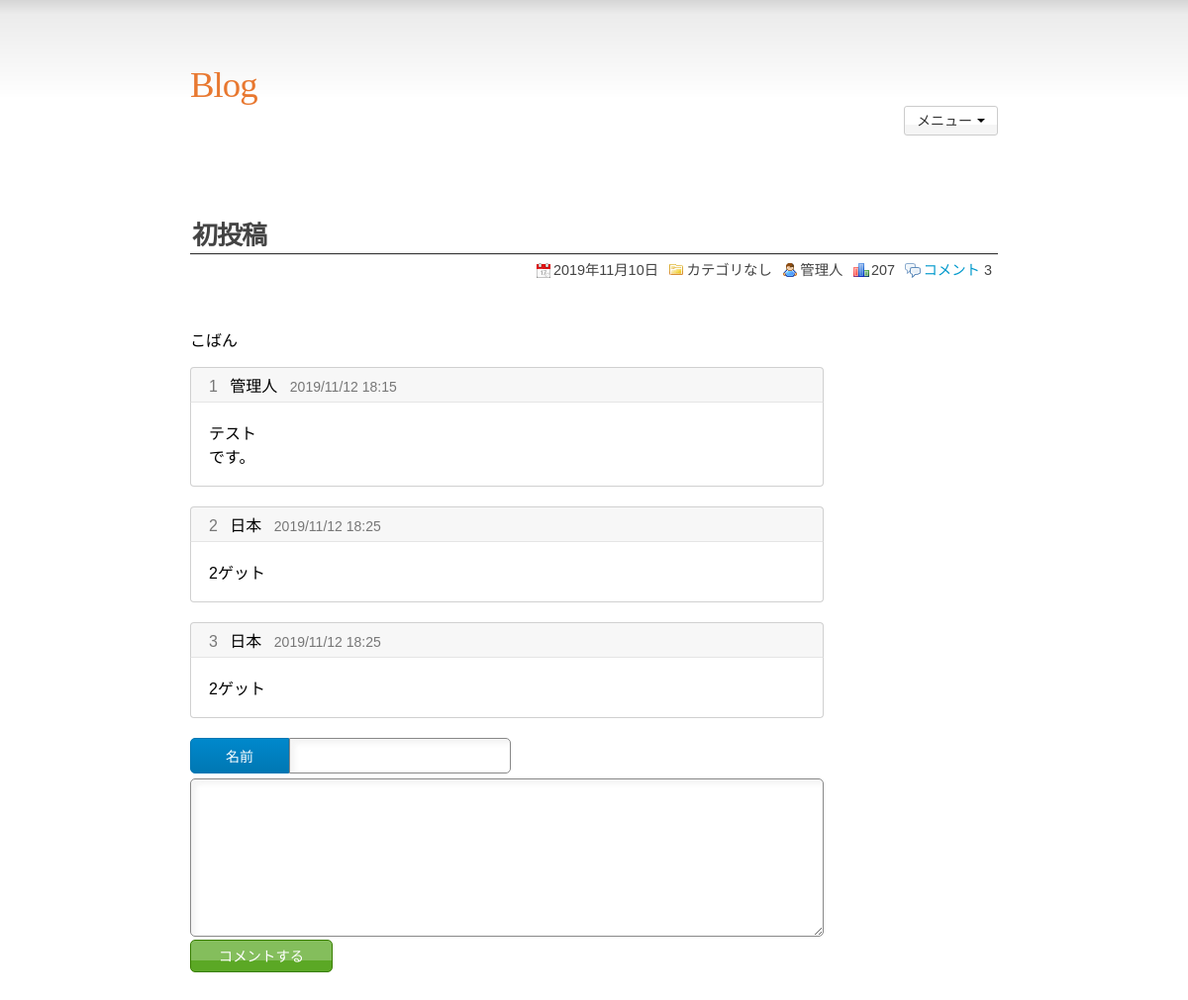
Screenshot of /?action=entry&id=1 with the database file from the repository.
### tables this page shows
CREATE TABLE "comment" ("id" integer primary key autoincrement,"entry_id" integer not null,"name" text not null,"body" text not null,"ip" text,"time" integer not null,"evaluate" text,"memo" text);

### app/blog.php (called while the page is built, shortened)
<?php
class blog{
    function __construct(){
        $this->app    = __DIR__;
        $this->action = request::get('action') ?? 'index';
        $blog = $this;
        $db   = new db("$this->app/data/blog.db", 'blog');
    }
    function go(string $file){
        include $file;
        exit;
    }
}

### app/setting.php (called while the page is built, shortened)
<?php
$blog->password = "1";
$blog->home = "http://127.0.0.1/blog/";
$blog->title = "Blog";
$blog->admin = "管理人";
$blog->asset = "{$blog->home}asset";
$blog->is_admin = password_verify($blog->password, request::cookie('p'));

### app/parts/comment.php (the view, shortened to what this page needs)
<?php
global $blog, $db;
print '<aside class="comment" id="comment">';
foreach($db('comment')->query("select * from comment where entry_id = $blog->id") as $i => $v){
    $i++;
    $v->name = html::e($v->name);
    $v->body = html::e($v->body);
    $v->body = nl2br($v->body, false);
    $v->time = date('Y/m/d H:i', $v->time);
    print <<<END
      <article id="comment-$v->id" data-id="$v->id">
        <header>
          <a class="comment-no" href="$blog->home?action=entry&id=$blog->id#comment-$v->id">$i</a>
          <span class="comment-name">$v->name</span>
          <time class="comment-time">$v->time</time>
          <span class="comment-delete"></span>
        </header>
        <p>$v->body</p>
      </article>
    END;
}
print <<<END
  <form action="?action=comment_create" method="POST">
    <div><label>名前</label><input type="text" name="name" value=""></div>
    <textarea name="body"></textarea>
    <input type="submit" value="コメントする">
    <input type="hidden" name="id" value="$blog->id">
  </form>
</aside>
END;

### index.php (shortened to what this page needs)
<?php
include 'app/function.php';
include 'app/blog.php';
include 'app/setting.php';
switch($blog->action){
    case 'entry'             : $blog->go('app/action/entry.php');
}

### app/action/entry.php (shortened to what this page needs)
<?php
$blog->id = (int)request::get('id');
$entry    = $db->select($blog->id);
$entry->title       = html::e($entry->title);
$entry->create_time = date('Y年m月d日', $entry->create_time);
$entry->category    = str::shift($entry->category, "\n");
$entry->category    = $entry->category ? str::f('<a href="%s?action=category&category=%u">%h</a>', $blog->home, $entry->category, $entry->category) : 'カテゴリなし';
print new template(<<<END
<!DOCTYPE html>
<html lang="ja">
<head>
  <meta charset="utf-8">
  <meta name="viewport" content="width=device-width">
  <title>$blog->title</title>
  <link rel="alternate" type="application/atom+xml" href="$blog->home?action=feed">
  <link rel="canonical" href="$blog->home?action=entry&id=$blog->id">
  <link rel="stylesheet" href="$blog->asset/css/entry.css">
</head>
<body>
{{header.php}}
{{menu.php}}
<article class="article" id="article-$blog->id">
  <header>
  <h1><a href="$blog->home?action=entry&id=$blog->id">$entry->title</a></h1>
  <ul>
    <li class="article-date">$entry->create_time</li>
    <li class="article-category">$entry->category</li>
    <li class="article-author">$blog->admin</li>
    <li class="article-pageview">$entry->pageview</li>
    <li class="article-comment"><a href="#comment">コメント</a> $entry->comment_count</li>
  </ul>
  </header>
  <div class="contents">
    $entry->body
  </div>
</article>
{{comment.php}}
</body>
</html>
END);

### app/parts/header.php
<?php
global $blog;
print <<<END
<header id="header">
  <h1><a href="$blog->home">$blog->title</a></h1>
</header>
END;
$head = <<<'END'
<style>
#header > h1{
    color: #e87830;
    font-size: 2.3rem;
    font-family: Georgia, 'Times New Roman', Times, sans-serif;
    font-weight: normal;
    letter-spacing: -1px;
    margin: 0;
}
#header a{
    text-decoration: none;
}
#header a:link{
    color: #e87830;
}
#header a:visited{
    color: #e87830;
}
#header a:hover{
    color: #cc0000;
}
</style>
END;

### app/parts/menu.php
<?php
global $blog;
$user = <<<'END'
<nav class="menu">
<button>メニュー</button>
<ul>
  <li><a href="./">ホーム</a></li>
  <li><a href="?action=category_list">カテゴリ一覧</a></li>
  <li><a href="?action=search_form">記事検索</a></li>
  <li class="menu-sub"><a>最近見た記事</a>
    <ul>
      <li><a>(なし)</a></li>
    </ul>
  </li>
  <li></li>
  <li><a href="?action=login_form">ログイン</a></li>
</ul>
</nav>
END;
$admin = <<<'END'
<nav class="menu">
<button>メニュー</button>
<ul>
  <li><a href="./">ホーム</a></li>
  <li><a href="?action=category_list">カテゴリ一覧</a></li>
  <li><a href="?action=search_form">記事検索</a></li>
  <li class="menu-sub"><a>最近見た記事</a>
    <ul>
      <li><a>(なし)</a></li>
    </ul>
  </li>
  <li></li>
  <li><a href="?action=entry_create_form">新規投稿</a></li>
  <li><a href="?action=upload_yearly">アップロードリスト</a></li>
  <li><a href="?action=login_form">ログイン</a></li>
  <li><a href="?action=logout">ログアウト</a></li>
</ul>
</nav>
END;
print $blog->is_admin ? $admin : $user;
$body = <<<'END'
<script type="module">
const menu = document.querySelector('.menu > ul');
document.addEventListener('click', function(event){
    if(event.target === menu.previousElementSibling){
        menu.style.display = (menu.style.display === 'block') ? 'none' : 'block';
    }
    else if(!menu.contains(event.target)){
        menu.style.display = 'none';
    }
    else if(event.target.hasAttribute('href')){
        menu.style.display = 'none';
    }
});
</script>
END;
$head = <<<'END'
<style>
.menu{
    text-align: right;
    position: relative;
    user-select: none;
}
.menu > button{
    cursor: pointer;
    padding: 4px 12px;
    margin-bottom: 0;
    font-size: 14px;
    line-height: 20px;
    color: #333333;
    text-align: center;
    text-shadow: 0 1px 1px rgba(255, 255, 255, 0.75);
    vertical-align: middle;
    background-color: #f5f5f5;
    background: linear-gradient(to bottom, #fff 0%, #fff 66%, #f5f5f5 66%, #f5f5f5 100%);
    border: 1px solid #cccccc;
    border-radius: 3px;
}
.menu > button::after{
    display: inline-block;
    width: 0;
    height: 0;
    vertical-align: top;
    border: solid 4px transparent;
    border-top: solid 4px #000;
    margin-left: 5px;
    margin-top: 8px;
    content: '';
}
.menu ul{
    position: absolute;
    z-index: 3;
    min-width: 160px;
    margin: 0;
    padding: 5px 0;
    list-style: none;
    background-color: #fff;
    border: 1px solid #999;
    border-radius: 3px;
    box-shadow: 2px 2px 1px rgba(50, 50, 50, 0.1);
    display: none;
}
.menu > ul{
    left: auto;
    right: 0;
}
.menu li{
    font-family: 'MS PGothic',sans-serif;
    font-size: 16px;
}
.menu li:empty{
    height: 1px;
    margin: 9px 1px;
    background-color: #e5e5e5;
}
.menu a{
    display: block;
    padding: 3px 20px;
    line-height: 20px;
    color: #333;
    white-space: nowrap;
    text-align: left;
    text-decoration: none;
}
.menu a:hover,
.menu-sub:hover > a{
    color: #fff;
    background-color: #0081c2;
    background-image: linear-gradient(to bottom, #0088cc, #0077b3);
}
.menu-sub{
    position: relative;
}
.menu-sub > a::after{
    position: absolute;
    right: 5px;
    width: 0;
    height: 0;
    margin-top: 5px;
    border: solid 5px transparent;
    border-right: solid 5px #333;
    content: '';
}
.menu-sub > ul{
    top: 0;
    right: 100%;
    margin-top: -6px;
    margin-left: -1px;
    border-radius: 3px;
}
.menu-sub:hover > ul{
    display: block;
}
</style>
END;

### app/function.php (shortened to what this page needs)
<?php
class request{
    static function get(string $name){
        return self::input(INPUT_GET, $name);
    }
    static function cookie(string $name){
        return self::input(INPUT_COOKIE, $name);
    }
    private static function input(int $type, string $name){
        $value = filter_input($type, $name);
        return $value;
    }
}
class str{
    static function insert_before(?string $str, string $needle, string $insert) :string{
        $pos = mb_strpos($str, $needle);
        return ($pos !== false) ? preg_replace("/^.{0,$pos}+\K/us", $insert, $str) : $str;
    }
}
class html{
    static function e(?string $str) :string{
        return htmlspecialchars($str, ENT_QUOTES, 'UTF-8', false);
    }
}
class db{
    public  $pdo;
    private $table;
    function __construct(string $file, string $table = ''){
        $this->pdo = new \PDO("sqlite:$file", null, null, [
            PDO::ATTR_ERRMODE=> PDO::ERRMODE_EXCEPTION,
            PDO::ATTR_DEFAULT_FETCH_MODE=> PDO::FETCH_OBJ,
        ]);
    }
    function table($table){
        if(strpos($table, '\\') === 0){
            $this->table = basename($table);
            $this->table_class = $table;
        }
        else{
            $this->table = $table;
            $this->table_class = "";
        }
        return $this;
    }
    function __invoke($table){
        return $this->table($table);
    }
    function select(int $start, $length = 0, bool $reverse = false){
        if(is_string($length)){
            $sql = sprintf('select "%s" from "%s" where id = %s', $length, $this->table, $start);
            return $this->query($sql)->fetchColumn();
        }
        else if($length <= 1){
            $sql = sprintf('select * from "%s" where id = %s', $this->table, $start);
            return $this->query($sql)->fetch();
        }
        else{
            $order = ($reverse) ? 'asc' : 'desc';
            $sql = sprintf('select * from "%s" order by id %s limit %s offset %s', $this->table, $order, $length, $start);
            return $this->query($sql)->fetchAll();
        }
    }
    function query(string $sql, array $bind = []){
        if($bind){
            $stmt = $this->pdo->prepare($sql);
            $stmt->execute($bind);
        }
        else{
            $stmt = $this->pdo->query($sql);
        }
        return $stmt;
    }
}
class template{
    public static $dir;
    private $html;
    private $rule;
    private $head;
    private $body;
    function __construct(string $html, array $rule = []){
        $this->html = $html;
        $this->rule = $rule;
    }
    function __toString(){
        $this->html = $this->replace($this->html);
        if($this->head){
            $this->html = str::insert_before($this->html, '</head>', implode("\n", $this->head));
        }
        if($this->body){
            $this->html = str::insert_before($this->html, '</body>', implode("\n", $this->body));
        }
        return $this->html;
    }
    private function replace($html){
        return preg_replace_callback('/{{(.+?)}}/', [$this, 'callback'], $html);
    }
    private function callback($m){
        if(preg_match('/\.php$/', $m[1])){
            include sprintf('%s/%s', self::$dir, $m[1]);
            if(isset($head)){
                $this->head[$m[1]] = $head;
            }
            if(isset($body)){
                $this->body[$m[1]] = $body;
            }
            return $this->replace(ob_get_clean());
        }
        else{
            return html::e($this->rule[$m[1]]);
        }
    }
}
trait immutable{
    private $property = [];
    function __get($name){
        return $this->property[$name];
    }
    function __set($name, $value){
        if(isset($this->property[$name])){
            throw new Exception("Property '$name' is immutable.");
        }
        else{
            $this->property[$name] = $value;
        }
    }
}

### asset/css/entry.css (style rules this page uses)
* { box-sizing: border-box; }
a { text-decoration: none; }
a:link { color: #0099cc; }
html { font-size: 16px; font-family: Meiryo, sans-serif; }
body { word-wrap: break-word; margin: 0 auto; padding: 4rem 2rem; max-width: 55rem; }
.article { margin-top: 5rem; }
.article > header { margin-bottom: 3rem; }
.article > header > h1 { letter-spacing: -1px; color: #444; font-size: 26px; font-family: Meiryo, "MS PGothic", sans-serif; font-weight: bold; border-bottom: solid 1px #333; box-shadow: 0 1px 0 #eaeaea; padding-left: 2px; padding-bottom: 2px; margin-bottom: 0; }
.article > header > h1 > a:link { color: #444; }
.article > header > ul { text-align: right; margin-top: 5px; padding: 0; line-height: 1.2; color: #444; }
.article > header > ul > li { display: inline-block; padding: 0 6px 0 18px; font-size: 0.9rem; letter-spacing: 0; vertical-align: middle; line-height: 20px; }

### app/parts/header.php (style rules this page uses)
#header > h1 { color: #e87830; font-size: 2.3rem; font-family: Georgia, 'Times New Roman', Times, sans-serif; font-weight: normal; letter-spacing: -1px; margin: 0; }
#header a { text-decoration: none; }
#header a:link { color: #e87830; }

### app/parts/menu.php (style rules this page uses)
.menu { text-align: right; position: relative; user-select: none; }
.menu > button { cursor: pointer; padding: 4px 12px; margin-bottom: 0; font-size: 14px; line-height: 20px; color: #333333; text-align: center; text-shadow: 0 1px 1px rgba(255, 255, 255, 0.75); vertical-align: middle; background-color: #f5f5f5; background: linear-gradient(to bottom, #fff 0%, #fff 66%, #f5f5f5 66%, #f5f5f5 100%); border: 1px solid #cccccc; border-radius: 3px; }
.menu > button::after { display: inline-block; width: 0; height: 0; vertical-align: top; border: solid 4px transparent; border-top: solid 4px #000; margin-left: 5px; margin-top: 8px; content: ''; }

### app/parts/comment.php (style rules this page uses)
.comment > article { width: 40rem; margin-bottom: 20px; }
.comment > article > header { border-top-left-radius: 4px; border-top-right-radius: 4px; background-color: #f7f7f7; border: solid 1px #d0d0d0; border-bottom: #e5e5e5 1px solid; width: 100%; margin-bottom: 0; padding: 5px 18px; font-size: 16px; }
.comment > article > p { width: 100%; margin-top: 0; padding: 18px; font-size: 16px; border-left: solid 1px #d0d0d0; border-right: solid 1px #d0d0d0; border-bottom: solid 1px #d0d0d0; border-bottom-left-radius: 4px; border-bottom-right-radius: 4px; }
.comment-no:link, .comment-no:visited, .comment-no:hover { font-size: 16px; color: #777; font-family: Arial, Meiryo, sans-serif; }
.comment-name { margin-left: 8px; margin-right: 8px; }
.comment-time { font-size: 14px; color: #777; font-family: Arial, Meiryo, sans-serif; }
.comment > form { display: flex; flex-direction: column; }
.comment > form > div { display: flex; margin: 0 0 5px 0; padding: 0; height: 36px; }
.comment > form label { width: 100px; text-decoration: none; text-align: center; font-size: 14px; color: #fff; border: 1px solid #0077b3; background-color: #0081c2; background-image: linear-gradient(to bottom, #0088cc, #0077b3); font-family: Meiryo, sans-serif; border-radius: 5px; border-top-right-radius: 0; border-bottom-right-radius: 0; user-select: none; display: flex; align-items: center; justify-content: center; }
.comment > form input[type="text"] { border-radius: 5px; border-top-left-radius: 0; border-bottom-left-radius: 0; box-shadow: 5px 5px 5px rgba(200,200,200,0.2)inset; border: 1px solid #888888; padding: 6px 6px 3px 12px; font-size: 0.9rem; width: 14rem; }
.comment > form input[type="submit"] { text-decoration: none; text-align: center; padding: 9px 15px 8px 15px; font-size: 0.9rem; color: #fff; background-color: #5ba825; background: linear-gradient(to bottom, #84be5c 0%, #84be5c 66%, #5ba825 66%, #5ba825 100%); border: 1px solid #377d00; border-radius: 5px; line-height: 1; vertical-align: middle; font-family: Meiryo, sans-serif; cursor: pointer; width: 9rem; }
.comment > form textarea { border-radius: 5px; box-shadow: 5px 5px 5px rgba(200,200,200,0.2) inset; border: 1px solid #888888; padding: 14px 10px 5px 14px; font-size: 15px; font-family: 'MS Gothic', Meiryo, sans-serif; width: 40rem; height: 10rem; margin: 0 0 3px 0; }

### rows the page displays
comment: name "管理人", time "2019/11/12 18:15", body "テスト です。"
comment: name "日本", time "2019/11/12 18:25", body "2ゲット"
comment: name "日本", time "2019/11/12 18:25", body "2ゲット"

### other values shown
$blog->title "Blog"
str::insert_before($this->html, '</head>', implode("\n", $this->head)) "初投稿 2019年11月10日 カテゴリなし 管理人 207 コメント 3 こばん"
